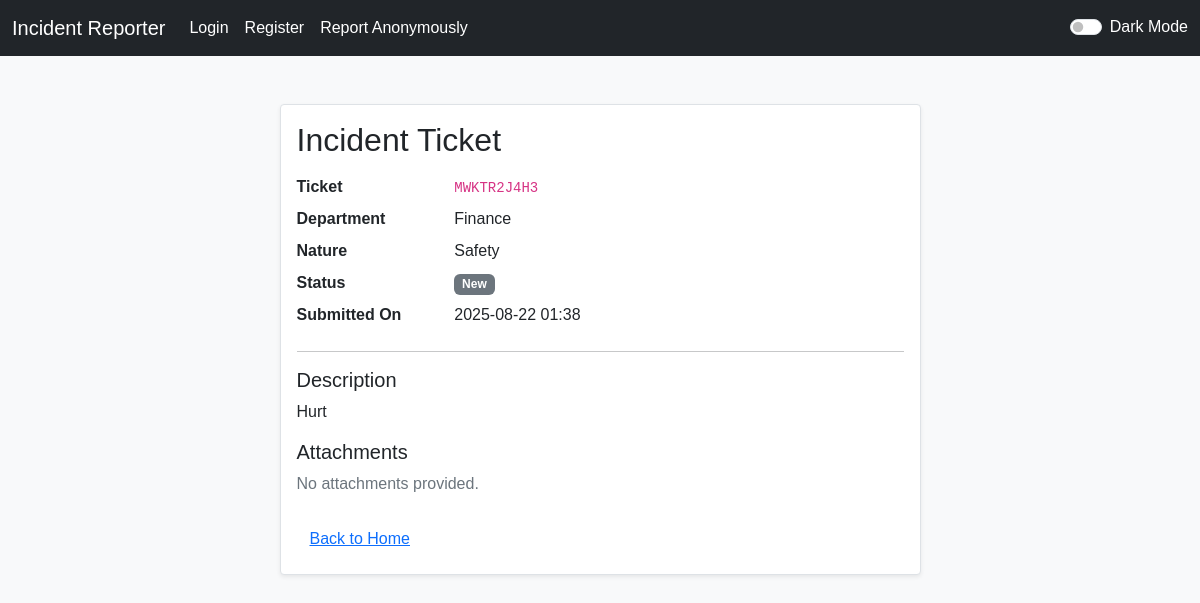
Screenshot of /ticket/MWKTR2J4H3 with the database file from the repository.
### app.py (models this page shows)
class Incident(db.Model):
    id = db.Column(db.Integer, primary_key=True)
    ticket_code = db.Column(db.String(16), unique=True, index=True, nullable=False)
    user_id = db.Column(db.Integer, db.ForeignKey("user.id"), nullable=True)  # null for anonymous
    department = db.Column(db.String(120))
    nature = db.Column(db.String(120))
    description = db.Column(db.Text)
    status = db.Column(db.String(32), default="New")
    created_at = db.Column(db.DateTime, default=datetime.utcnow)
    attachments = db.relationship("Attachment", backref="incident", lazy=True, cascade="all, delete-orphan")

### app.py (the view)
@app.route("/ticket/<ticket_code>")
def ticket_view(ticket_code):
    inc = Incident.query.filter_by(ticket_code=ticket_code).first()
    if not inc:
        abort(404)
    tokens = {}
    for att in inc.attachments:
        tokens[att.id] = sign_download_token(incident_id=inc.id, attachment_id=att.id)
    return render_template("ticket.html", incident=inc, download_tokens=tokens)

### app.py (called while the page is built)
@app.after_request
def set_headers(resp):
    resp.headers["Referrer-Policy"] = "strict-origin-when-cross-origin"
    resp.headers["X-Content-Type-Options"] = "nosniff"
    resp.headers["X-Frame-Options"] = "DENY"
    resp.headers.setdefault(
        "Content-Security-Policy",
        "default-src 'self'; script-src 'self' https://cdn.jsdelivr.net; "
        "style-src 'self' 'unsafe-inline' https://cdn.jsdelivr.net; "
        "img-src 'self' data:; font-src https://cdn.jsdelivr.net; connect-src 'self';"
    )
    return resp

### templates/ticket.html (shortened to what this page needs)
{% extends "base.html" %}
{% block content %}
<div class="row justify-content-center">
  <div class="col-lg-8 col-xl-7">
    <div class="card mt-4">
      <div class="card-body">
        <div class="d-flex justify-content-between align-items-center mb-3">
          <h2 class="card-title mb-0">Incident Ticket</h2>
        </div>
        <dl class="row">
          <dt class="col-sm-3">Ticket</dt>
          <dd class="col-sm-9"><code>{{ incident.ticket_code }}</code></dd>
          <dt class="col-sm-3">Department</dt>
          <dd class="col-sm-9">{{ incident.department or 'N/A' }}</dd>
          <dt class="col-sm-3">Nature</dt>
          <dd class="col-sm-9">{{ incident.nature or 'N/A' }}</dd>
          <dt class="col-sm-3">Status</dt>
          <dd class="col-sm-9">
            <span class="badge
              {% if incident.status == 'New' %}bg-secondary
              {% elif incident.status == 'In Review' %}bg-warning text-dark
              {% elif incident.status == 'Resolved' %}bg-success
              {% else %}bg-info{% endif %}">
              {{ incident.status }}
            </span>
          </dd>
          <dt class="col-sm-3">Submitted On</dt>
          <dd class="col-sm-9">{{ incident.created_at.strftime('%Y-%m-%d %H:%M') }}</dd>
        </dl>
        <hr>
        <h5>Description</h5>
        <p class="mb-3" style="white-space: pre-wrap;">{{ incident.description or 'N/A' }}</p>
        <h5>Attachments</h5>
        {% if incident.attachments %}
          <ul class="list-group mb-3">
            {% for att in incident.attachments %}
              <li class="list-group-item d-flex justify-content-between align-items-center">
                <span>
                  {{ att.filename_original }}
                  <small class="text-muted">({{ (att.size or 0) // 1024 }} KB)</small>
                </span>
                <a
                  class="btn btn-sm btn-outline-secondary"
                  href="{{
                    url_for(
                      'download_attachment',
                      attachment_id=att.id,
                      token=download_tokens.get(att.id)
                    )
                  }}"
                >
                  Download
                </a>
              </li>
            {% endfor %}
          </ul>
        {% else %}
          <p class="text-muted">No attachments provided.</p>
        {% endif %}
        <div class="mt-4">
          <a class="btn btn-link" href="{{ url_for('index') }}">Back to Home</a>
        </div>
      </div>
    </div>
  </div>
</div>
{% endblock %}

### static/css/style.css (style rules this page uses)
body { font-family: Arial, sans-serif; background-color: #f8f9fa; color: #343a40; transition: background-color .3s, color .3s; }
.card { border: 1px solid #dee2e6; border-radius: .25rem; box-shadow: 0 .125rem .25rem rgba(0,0,0,.075); }
.form-text, .text-muted { color: #6c757d !important; }
a, .btn-link { color: #0d6efd; }

### rows the page displays
Incident: ticket_code "MWKTR2J4H3", department "Finance", nature "Safety", status "New", created_at "2025-08-22 01:38", description "Hurt"
